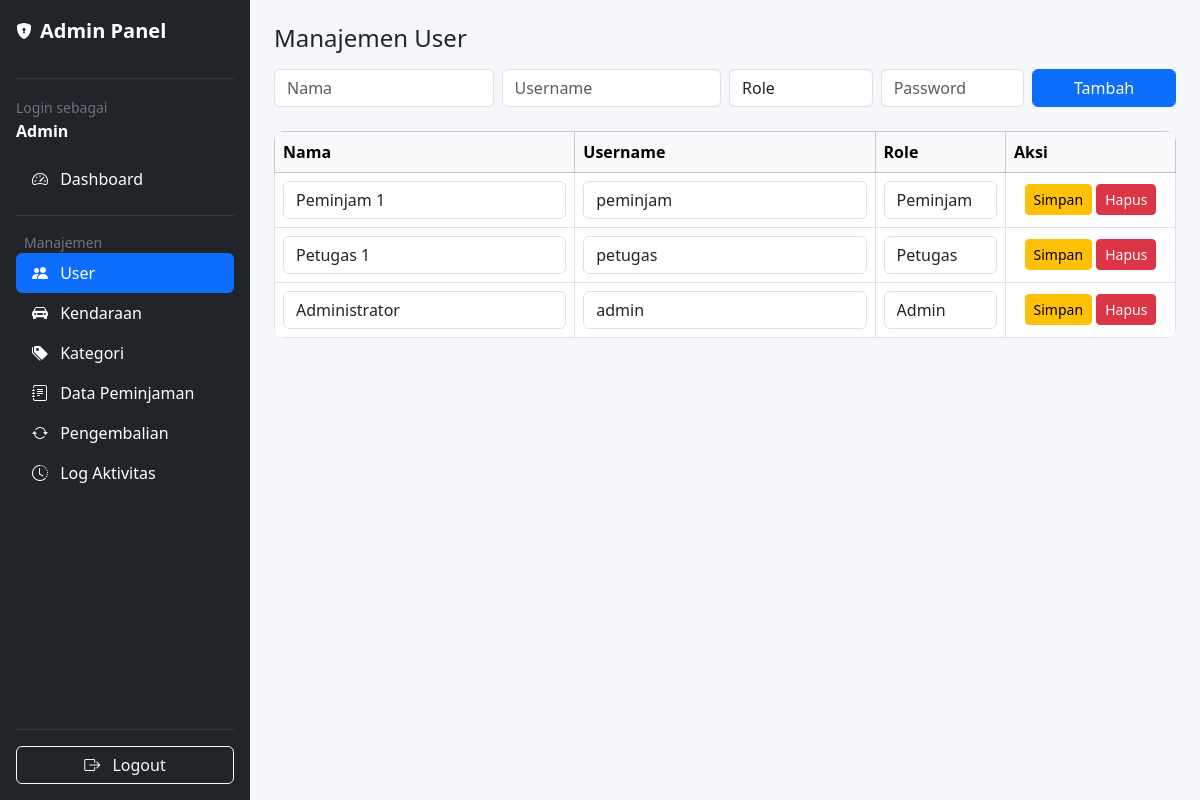
Screenshot of /admin/users.php (signed in) with the database file from the repository.
### tables this page shows
CREATE TABLE `users` (
  `id_user` int NOT NULL,
  `nama` varchar(100) NOT NULL,
  `username` varchar(50) NOT NULL,
  `password` varchar(255) NOT NULL,
  `role` enum('admin','petugas','peminjam') NOT NULL
);

### admin/users.php (the view, shortened to what this page needs)
<?php
include "../config/database.php";
$users = mysqli_query($conn, "SELECT * FROM users ORDER BY id_user DESC");
?>
<?php include "../partials/header.php"; ?>
<div class="container-fluid">
<div class="row">
    <div class="col-auto p-0">
        <?php include "../partials/sidebar_admin.php"; ?>
    </div>
    <div class="col p-4">
        <h4 class="mb-3">Manajemen User</h4>
        <form method="post" class="row g-2 mb-4">
            <div class="col-md-3">
                <input type="text" name="nama" class="form-control" placeholder="Nama" required>
            </div>
            <div class="col-md-3">
                <input type="text" name="username" class="form-control" placeholder="Username" required>
            </div>
            <div class="col-md-2">
                <select name="role" class="form-control" required>
                    <option value="">Role</option>
                </select>
            </div>
            <div class="col-md-2">
                <input type="password" name="password" class="form-control" placeholder="Password" required>
            </div>
            <div class="col-md-2">
                <button name="tambah" class="btn btn-primary w-100">Tambah</button>
            </div>
        </form>
        <table class="table table-bordered align-middle">
            <thead class="table-light">
                <tr>
                    <th>Nama</th>
                    <th>Username</th>
                    <th>Role</th>
                    <th width="170">Aksi</th>
                </tr>
            </thead>
            <tbody>
            <?php while ($u = mysqli_fetch_assoc($users)): ?>
                <tr>
                    <form method="post">
                        <td>
                            <input type="text" name="nama" class="form-control"
                                   value="<?= htmlspecialchars($u['nama']) ?>" required>
                        </td>
                        <td>
                            <input type="text" name="username" class="form-control"
                                   value="<?= htmlspecialchars($u['username']) ?>" required>
                        </td>
                        <td>
                            <select name="role" class="form-control" required>
                                <option value="admin" <?= $u['role']=='admin'?'selected':'' ?>>Admin</option>
                                <option value="petugas" <?= $u['role']=='petugas'?'selected':'' ?>>Petugas</option>
                                <option value="peminjam" <?= $u['role']=='peminjam'?'selected':'' ?>>Peminjam</option>
                            </select>
                        </td>
                        <td class="text-center">
                            <button type="submit" name="update" class="btn btn-sm btn-warning">
                                Simpan
                            </button>
                            <a href="?hapus=<?= $u['id_user'] ?>"
                               class="btn btn-sm btn-danger"
                               onclick="return confirm('Hapus user ini?')">
                                Hapus
                            </a>
                        </td>
                    </form>
                </tr>
            <?php endwhile; ?>
            </tbody>
        </table>
    </div>
</div>
</div>

### assets/css/style.css (style rules this page uses)
.table { border-radius: 10px; overflow: hidden; }

### rows the page displays
users: nama "Peminjam 1", username "peminjam", role "Peminjam"
users: nama "Petugas 1", username "petugas", role "Petugas"
users: nama "Administrator", username "admin", role "Admin"

### other values shown
$_SESSION['username'] "Admin"
